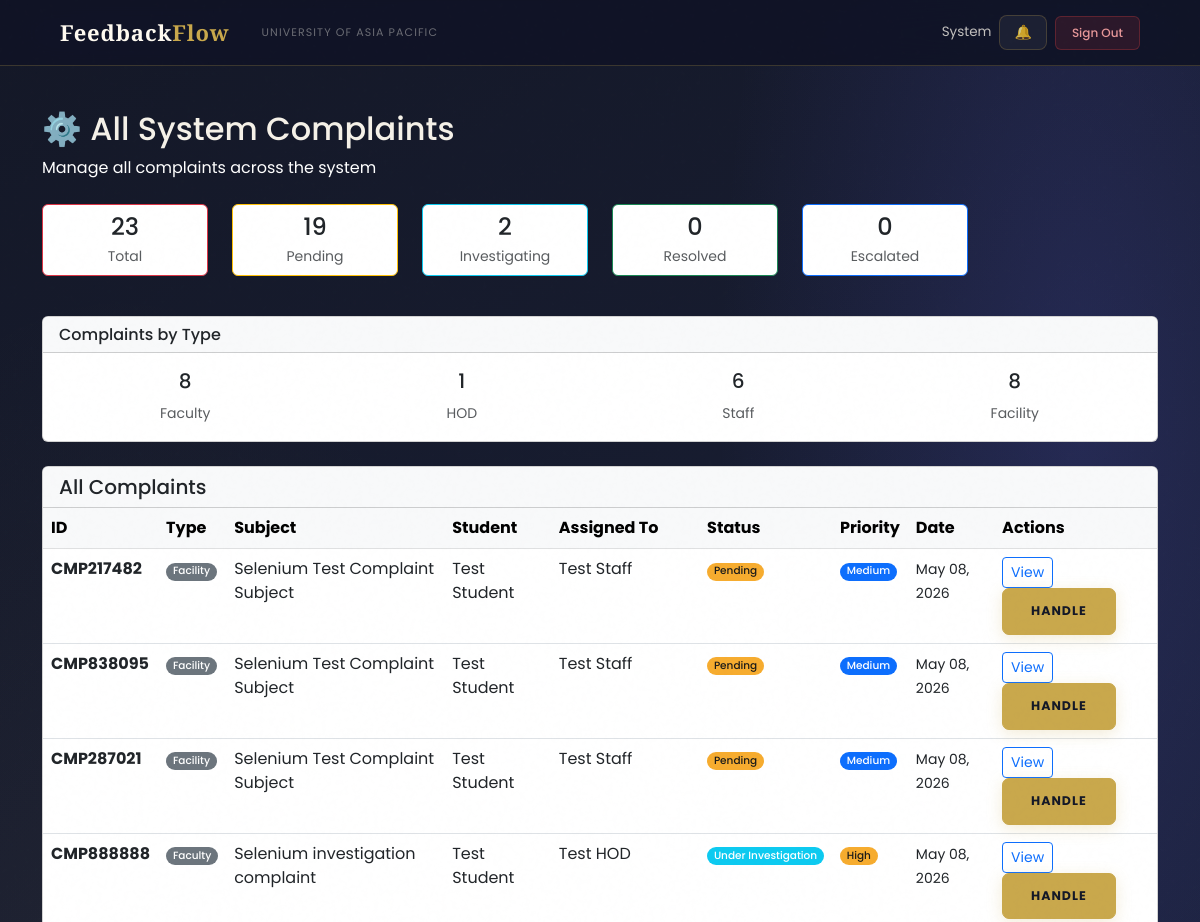
Page /complaints/admin/list/ (signed in, upper part) on the earlier database version.
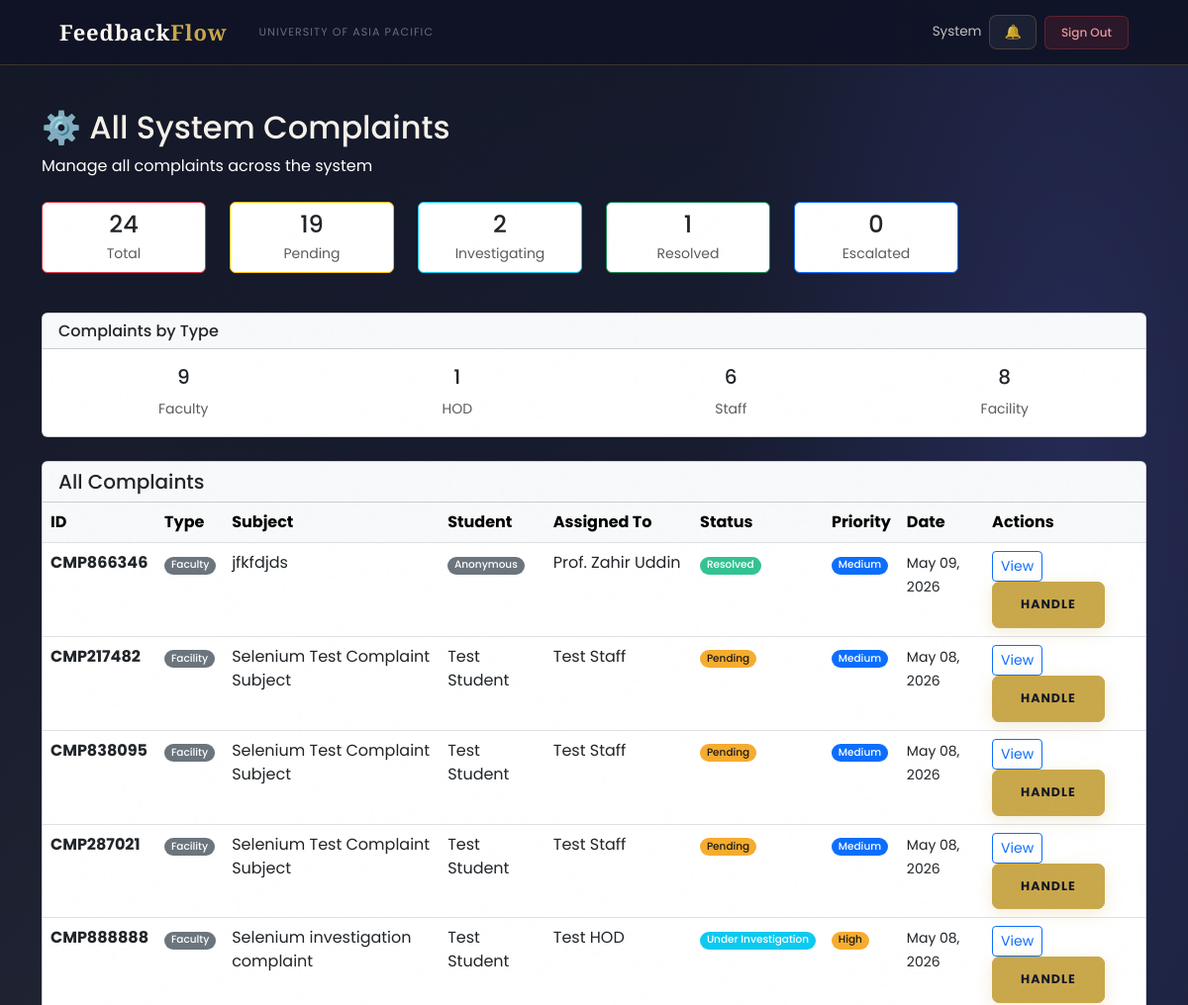
Same page on the later database version.
### complaints/models.py (models this page shows, shortened)
class Complaint(models.Model):
    COMPLAINT_TYPE_CHOICES = (
        ('Faculty', 'Complaint about Faculty'),
        ('HOD', 'Complaint about HOD'),
        ('Staff', 'Complaint about Staff'),
        ('Facility', 'Facility Issue'),
    )
    STATUS_CHOICES = (
        ('Pending', 'Pending Review'),
        ('Under Investigation', 'Under Investigation'),
        ('Findings Submitted', 'Findings Submitted'),       # NEW
        ('Resolved', 'Resolved'),
        ('Escalated', 'Escalated to Higher Authority'),
    )
    PRIORITY_CHOICES = (
        ('Low', 'Low'),
        ('Medium', 'Medium'),
        ('High', 'High'),
        ('Urgent', 'Urgent'),
    )
    student = models.ForeignKey(
        settings.AUTH_USER_MODEL,
        on_delete=models.CASCADE,
        related_name='complaints_submitted'
    )
    complaint_type = models.CharField(max_length=20, choices=COMPLAINT_TYPE_CHOICES)
    subject = models.CharField(max_length=200)
    description = models.TextField()
    faculty_concerned = models.ForeignKey(
        settings.AUTH_USER_MODEL,
        on_delete=models.SET_NULL,
        null=True, blank=True,
        related_name='complaints_against',
        limit_choices_to={'role__in': ['Faculty', 'HOD', 'Staff']}
    )
    location = models.CharField(max_length=200, blank=True, null=True)
    status = models.CharField(max_length=30, choices=STATUS_CHOICES, default='Pending')
    priority = models.CharField(max_length=10, choices=PRIORITY_CHOICES, default='Medium')
    assigned_to = models.ForeignKey(
        settings.AUTH_USER_MODEL,
        on_delete=models.SET_NULL,
        null=True, blank=True,
        related_name='complaints_assigned'
    )
    is_anonymous = models.BooleanField(default=False)
    final_action_note = models.TextField(blank=True, null=True)          # NEW
    submitted_at = models.DateTimeField(auto_now_add=True)
    updated_at = models.DateTimeField(auto_now=True)
    resolved_at = models.DateTimeField(null=True, blank=True)
    tracking_id = models.CharField(max_length=20, unique=True, editable=False)
    class Meta:
        ordering = ['-submitted_at']
        verbose_name = 'Complaint'
        verbose_name_plural = 'Complaints'

### users/models.py (models this page shows, shortened)
class User(AbstractBaseUser, PermissionsMixin):
    ROLE_CHOICES = (
        ('Student', 'Student'),
        ('Faculty', 'Faculty'),
        ('HOD', 'Head of Department'),
        ('Staff', 'Staff'),
        ('Admin', 'Administrator'),
        ('Committee', 'Committee Member'),   # ✅ already existed, kept
    )
    DEPARTMENT_CHOICES = (
        ('DBA', 'Department of Business Administration'),
        ('CSE', 'Department of Computer Science and Engineering'),
        ('CE', 'Department of Civil Engineering'),
        ('EEE', 'Department of Electrical and Electronic Engineering'),
        ('Pharmacy', 'Department of Pharmacy'),
        ('Law', 'Department of Law and Human Rights'),
        ('English', 'Department of English'),
        ('Architecture', 'Department of Architecture'),
    )
    COMMITTEE_TYPE_CHOICES = (
        ('Harassment Committee', 'Harassment Committee'),
        ('Proctorial Committee', 'Proctorial Committee'),
    )
    email       = models.EmailField(unique=True, max_length=255)
    full_name   = models.CharField(max_length=150)
    role        = models.CharField(max_length=20, choices=ROLE_CHOICES)
    department  = models.CharField(max_length=100, choices=DEPARTMENT_CHOICES, null=True, blank=True)
    student_id  = models.CharField(max_length=50, unique=True, null=True, blank=True)
    committee_type = models.CharField(
        max_length=50,
        choices=COMMITTEE_TYPE_CHOICES,
        null=True, blank=True
    )
    is_active   = models.BooleanField(default=True)
    is_staff    = models.BooleanField(default=False)
    created_at  = models.DateTimeField(auto_now_add=True)
    updated_at  = models.DateTimeField(auto_now=True)
    USERNAME_FIELD  = 'email'
    REQUIRED_FIELDS = ['full_name']
    objects = UserManager()
    class Meta:
        verbose_name        = 'User'
        verbose_name_plural = 'Users'
        ordering            = ['-created_at']
    def get_short_name(self):
        return self.full_name.split()[0] if self.full_name else self.email

### complaints/views.py (the view)
# urls.py: path('admin/list/', views.admin_complaints_list, name='admin_complaints_list'),
@login_required
def admin_complaints_list(request):
    if request.user.role != 'Admin':
        messages.error(request, 'Access denied. Admin only.')
        return redirect('login')
    complaints_list = Complaint.objects.all().order_by('-submitted_at')
    context = {
        'complaints_list': complaints_list,
        'total_complaints': complaints_list.count(),
        'pending': complaints_list.filter(status='Pending').count(),
        'investigating': complaints_list.filter(status='Under Investigation').count(),
        'resolved': complaints_list.filter(status='Resolved').count(),
        'escalated': complaints_list.filter(status='Escalated').count(),
        'faculty_complaints': complaints_list.filter(complaint_type='Faculty').count(),
        'hod_complaints': complaints_list.filter(complaint_type='HOD').count(),
        'staff_complaints': complaints_list.filter(complaint_type='Staff').count(),
        'facility_complaints': complaints_list.filter(complaint_type='Facility').count(),
        'page_title': 'All Complaints'
    }
    return render(request, 'complaints/admins_complaints_list.html', context)

### users/context_processors.py (called while the page is built)
def notifications_count(request):
    if request.user.is_authenticated:
        from users.models import Notification
        count = Notification.objects.filter(
            recipient=request.user,
            is_read=False
        ).count()
        return {'unread_notifications_count': count}
    return {'unread_notifications_count': 0}

### complaints/templates/complaints/admins_complaints_list.html (shortened to what the changed rows need)
{% extends 'users/base.html' %}
{% block content %}
<div class="container mt-4">
    <div class="mb-4">
        <h2>⚙️ All System Complaints</h2>
    </div>
    <div class="row mb-4">
        <div class="col-lg-2 col-md-4 mb-3">
            <div class="card border-danger">
                <div class="card-body text-center p-2">
                    <h4 class="mb-1">{{ total_complaints }}</h4>
                    <p class="text-muted mb-0 small">Total</p>
                </div>
            </div>
        </div>
        <div class="col-lg-2 col-md-4 mb-3">
            <div class="card border-success">
                <div class="card-body text-center p-2">
                    <h4 class="mb-1">{{ resolved }}</h4>
                    <p class="text-muted mb-0 small">Resolved</p>
                </div>
            </div>
        </div>
    </div>
    <div class="row mb-4">
        <div class="col-12">
            <div class="card">
                <div class="card-body">
                    <div class="row text-center">
                        <div class="col">
                            <h5>{{ faculty_complaints }}</h5>
                            <small class="text-muted">Faculty</small>
                        </div>
                    </div>
                </div>
            </div>
        </div>
    </div>
    {% if complaints_list %}
        <div class="card">
            <div class="card-body p-0">
                <div class="table-responsive">
                    <table class="table table-hover mb-0">
                        <thead class="table-light">
                            <tr>
                                <th>ID</th>
                                <th>Type</th>
                                <th>Subject</th>
                                <th>Student</th>
                                <th>Assigned To</th>
                                <th>Status</th>
                                <th>Priority</th>
                                <th>Date</th>
                                <th>Actions</th>
                            </tr>
                        </thead>
                        <tbody>
                            {% for complaint in complaints_list %}
                            <tr>
                                <td><strong>{{ complaint.tracking_id }}</strong></td>
                                <td><span class="badge bg-secondary">{{ complaint.complaint_type }}</span></td>
                                <td>{{ complaint.subject|truncatewords:4 }}</td>
                                <td>
                                    {% if complaint.is_anonymous %}
                                        <span class="badge bg-secondary">Anonymous</span>
                                    {% else %}
                                        {{ complaint.student.full_name }}
                                    {% endif %}
                                </td>
                                <td>{{ complaint.assigned_to.full_name }}</td>
                                <td>
                                    <span class="badge
                                        {% if complaint.status == 'Pending' %}bg-warning text-dark
                                        {% elif complaint.status == 'Under Investigation' %}bg-info
                                        {% elif complaint.status == 'Resolved' %}bg-success
                                        {% elif complaint.status == 'Escalated' %}bg-danger
                                        {% endif %}">
                                        {{ complaint.status }}
                                    </span>
                                </td>
                                <td>
                                    <span class="badge
                                        {% if complaint.priority == 'Low' %}bg-secondary
                                        {% elif complaint.priority == 'Medium' %}bg-primary
                                        {% elif complaint.priority == 'High' %}bg-warning text-dark
                                        {% elif complaint.priority == 'Urgent' %}bg-danger
                                        {% endif %}">
                                        {{ complaint.priority }}
                                    </span>
                                </td>
                                <td><small>{{ complaint.submitted_at|date:"M d, Y" }}</small></td>
                                <td>
                                    <a href="{% url 'complaint_detail' complaint.id %}" class="btn btn-sm btn-outline-primary">
                                        View
                                    </a>
                                    <a href="{% url 'handle_complaint' complaint.id %}" class="btn btn-sm btn-primary">
                                        Handle
                                    </a>
                                </td>
                            </tr>
                            {% endfor %}
                        </tbody>
                    </table>
                </div>
            </div>
        </div>
    {% endif %}
</div>
{% endblock %}

Differences in the rows shown:
added Complaint: tracking_id "CMP866346", complaint_type "Faculty", subject "jfkfdjds", is_anonymous "Anonymous", assigned_to.full_name "Prof. Zahir Uddin", status "Resolved", priority "Medium", submitted_at "May 09, 2026"
Other differences:
{{ total_complaints }}: "23" → "24"
{{ resolved }}: "0" → "1"
{{ faculty_complaints }}: "8" → "9"
